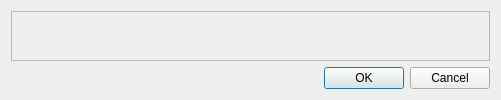
<?xml version="1.0" encoding="UTF-8"?>
<ui version="4.0">
 <class>MTDlgNewContact</class>
 <widget class="QDialog" name="MTDlgNewContact">
  <property name="geometry">
   <rect>
    <x>0</x>
    <y>0</y>
    <width>501</width>
    <height>100</height>
   </rect>
  </property>
  <property name="sizePolicy">
   <sizepolicy hsizetype="Preferred" vsizetype="Fixed">
    <horstretch>0</horstretch>
    <verstretch>0</verstretch>
   </sizepolicy>
  </property>
  <property name="maximumSize">
   <size>
    <width>16777215</width>
    <height>100</height>
   </size>
  </property>
  <property name="windowTitle">
   <string>Dialog</string>
  </property>
  <layout class="QVBoxLayout" name="verticalLayout">
   <item>
    <widget class="QFrame" name="frame">
     <property name="sizePolicy">
      <sizepolicy hsizetype="Preferred" vsizetype="MinimumExpanding">
       <horstretch>0</horstretch>
       <verstretch>0</verstretch>
      </sizepolicy>
     </property>
     <property name="minimumSize">
      <size>
       <width>0</width>
       <height>0</height>
      </size>
     </property>
     <property name="frameShape">
      <enum>QFrame::StyledPanel</enum>
     </property>
     <property name="frameShadow">
      <enum>QFrame::Raised</enum>
     </property>
    </widget>
   </item>
   <item>
    <widget class="QDialogButtonBox" name="buttonBox">
     <property name="orientation">
      <enum>Qt::Horizontal</enum>
     </property>
     <property name="standardButtons">
      <set>QDialogButtonBox::Cancel|QDialogButtonBox::Ok</set>
     </property>
    </widget>
   </item>
  </layout>
 </widget>
 <resources/>
 <connections>
  <connection>
   <sender>buttonBox</sender>
   <signal>accepted()</signal>
   <receiver>MTDlgNewContact</receiver>
   <slot>accept()</slot>
   <hints>
    <hint type="sourcelabel">
     <x>248</x>
     <y>254</y>
    </hint>
    <hint type="destinationlabel">
     <x>157</x>
     <y>274</y>
    </hint>
   </hints>
  </connection>
  <connection>
   <sender>buttonBox</sender>
   <signal>rejected()</signal>
   <receiver>MTDlgNewContact</receiver>
   <slot>reject()</slot>
   <hints>
    <hint type="sourcelabel">
     <x>316</x>
     <y>260</y>
    </hint>
    <hint type="destinationlabel">
     <x>286</x>
     <y>274</y>
    </hint>
   </hints>
  </connection>
 </connections>
</ui>
